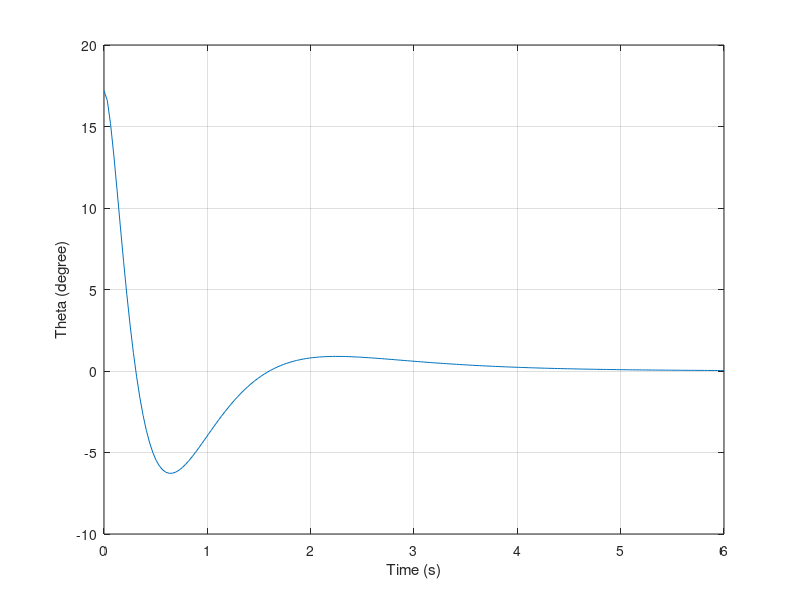
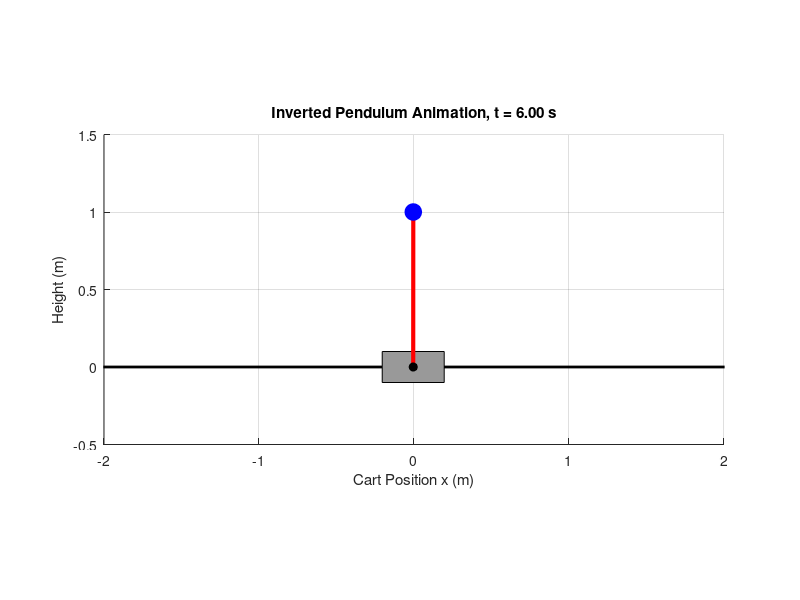

Reproduce these figures in MATLAB, in order.
% Physical Parameters

m = 0.1; % Mass of pendulum in kg
M = 1.5; % Mass of the cart in kg
g = 9.81; % Acceleration due to gravity
l = 1; % Length of the pendulum in m

% Building the state space model
A = [0 1 0 0;
     0 0 -(m*g)/M 0;
     0 0 0 1;
     0 0 ((M+m)*g)/(M*l) 0];

B = [0; 1/M; 0; 1/(M*l)];

C = eye(4);

D = zeros(4,1);

G = ss(A, B, C, D);

% Choose Q and R
Q = [1 0 0 0;
     0 1 0 0;
     0 0 1 0;
     0 0 0 1];

R = 0.01;

% Building the Controller
[K, S, E] = lqr(A, B, Q, R);

% Form the Closed Loop Model
cl_sys = feedback(G, K);

% Response for Initial Disturbance
x0 = [0; 0; 0.3; 0]; % 0.1 rad ≈ 5.7° perturbation
[y, tout] = initial(cl_sys, x0);
y_theta_deg = y(:,3)*(180/pi);

% Plotting Upright Equilibrium
plot(tout, y_theta_deg);
xlabel("Time (s)");
ylabel("Theta (degree)");
grid on;

% Animation
x     = y(:,1);   % cart position
theta = y(:,3);   % pendulum angle from upright, rad

% Animation
figure;
for i = 1:5:length(tout)

    clf;
    hold on;
    grid on;
    axis equal;

    % Cart dimensions
    cart_width  = 0.4;
    cart_height = 0.2;

    % Cart position
    cart_x = x(i);
    cart_y = 0;

    % Pendulum bob position
    pend_x = cart_x + l*sin(theta(i));
    pend_y = cart_y + l*cos(theta(i));

    % Draw ground
    plot([-3 3], [0 0], 'k', 'LineWidth', 2);

    % Draw cart
    rectangle('Position', ...
        [cart_x - cart_width/2, cart_y - cart_height/2, cart_width, cart_height], ...
        'FaceColor', [0.6 0.6 0.6]);

    % Draw pendulum rod
    plot([cart_x pend_x], [cart_y pend_y], 'r', 'LineWidth', 3);

    % Draw pendulum bob
    plot(pend_x, pend_y, 'bo', 'MarkerSize', 12, 'MarkerFaceColor', 'b');

    % Draw pivot
    plot(cart_x, cart_y, 'ko', 'MarkerSize', 6, 'MarkerFaceColor', 'k');

    xlabel('Cart Position x (m)');
    ylabel('Height (m)');
    title(sprintf('Inverted Pendulum Animation, t = %.2f s', tout(i)));

    xlim([-2 2]);
    ylim([-0.5 1.5]);

    drawnow;
end
